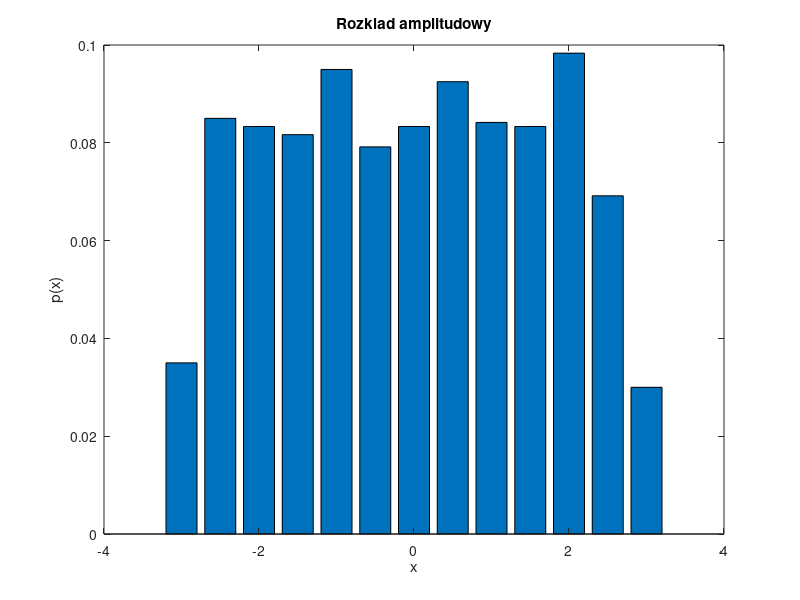

Recreate this plot in MATLAB. (Note: this script raises an error after producing the figure.)
% Malgorzata Targan
% 131420   
% laboratorium 2

clear all
close all

N = 1200;
A = 3;
B = 0;
n = [1:N];
seg = 80;


x = sqrt(12)*sqrt(A)*(rand(1,N)-0.5);

%rozklad amplitudowy
range = B-(A+1):0.5:B+(A+1);
[y,c] = hist(x,range);
bar(c, y/sum(y));
title('Rozklad amplitudowy');
ylabel('p(x)'); 
xlabel('x'); 
axis([B-(A+1) B+(A+1) 0 0.1]);

%gestosc widmowa mocy
[P]=pds2(x,x,seg,2,0);
Psum = sum(P)/seg

figure
subplot(1,2,1);

bar([-seg/2:seg/2-1]/seg,P); 
ylabel('P(v)'); 
xlabel('v(Hz-s)'); 
title('segment 80 probek bez zachodzenia');
axis([0,0.5,0,6]);

[P2]=pds2(x,x,seg,2,0.5);
Psum = sum(P2)/seg

subplot(1,2,2);

bar((-seg/2:seg/2-1)/seg,P2); 
ylabel('P(v)'); 
xlabel('v(Hz-s)'); 
title('segment 80 probek z zachodzeniem 50%');
axis([0,0.5,0,6]);






